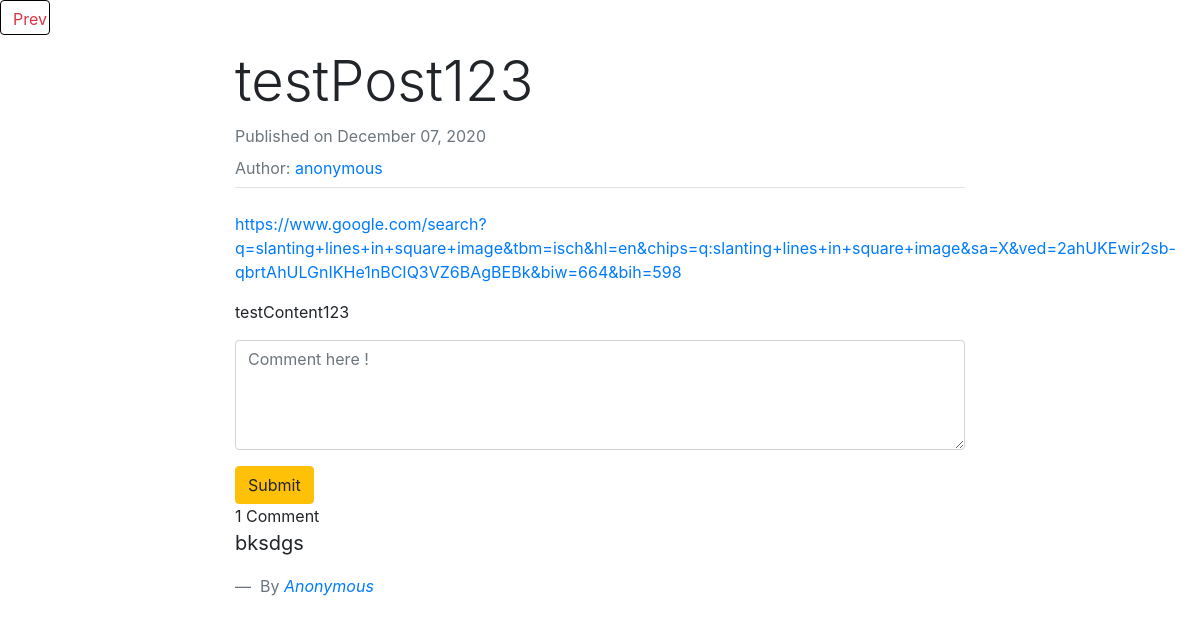
The app's page /post/3 (signed in), older data.
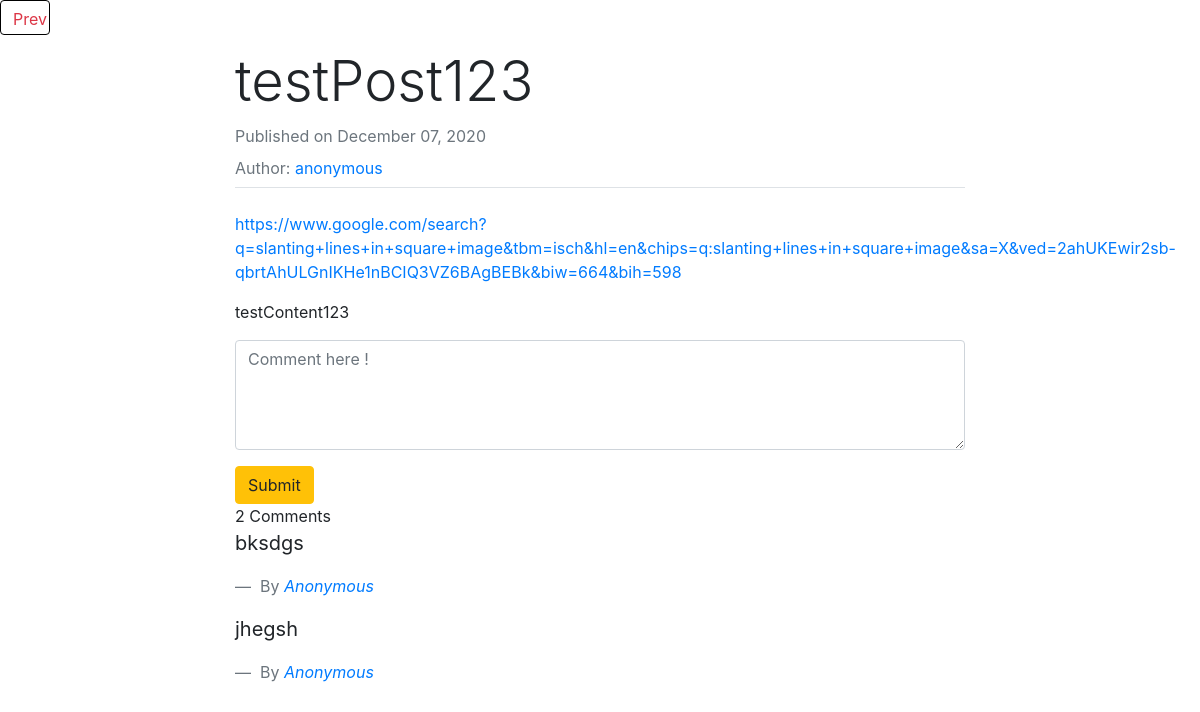
The same page, newer data.
### postandcomment/models.py (models this page shows)
class Comment(models.Model):
    post = models.ForeignKey(Post, on_delete = models.CASCADE, related_name ='comments')
    user = models.ForeignKey(User, on_delete = models.CASCADE)
    content = models.TextField()
    date = models.DateTimeField(default=timezone.now)
    upvotes = models.PositiveIntegerField(default=0)

### postandcomment/views.py (the view)
# urls.py: path('post/<int:post_id>', views.postView, name="post"),
def postView(request, post_id):
  currentPost = Post.objects.get(id=post_id)
  currentPostComments = Comment.objects.filter(post=currentPost).order_by("-post_id")
  currentUserProfile = Profile.objects.get(user=request.user)
  college = currentUserProfile.college.replace(" ", "")
  if request.method == 'POST':
    cf = CommentForm(request.POST or None)
    if cf.is_valid():
      content = request.POST.get('content')
      if currentPost.community.name == college:
        comment = Comment.objects.create(post = currentPost, user = User.objects.get(username='anonymous'), content = content)
      else:
        comment = Comment.objects.create(post = currentPost, user = request.user, content = content)
      comment.save()
      return redirect('postandcomment_app:post', post_id = post_id)
  else:
    cf = CommentForm()
  context ={
    'postDetails': currentPost,
    'comments': currentPostComments,
    'comment_form':cf,
    }
  return render(request, 'post.html', context)

### postandcomment/forms.py
class CommentForm(forms.ModelForm):
    content = forms.CharField(label ="", widget = forms.Textarea(
    attrs ={
        'class':'form-control',
        'placeholder':'Comment here !',
        'rows':4,
        'cols':50
    }))
    class Meta:
        model = Comment
        fields =['content']

### postandcomment/templates/post.html (shortened to what this page needs)
{% load crispy_forms_tags %}
<!doctype html>
<html lang="en">
  <head>
    <link rel="stylesheet" href="https://stackpath.bootstrapcdn.com/bootstrap/4.3.1/css/bootstrap.min.css">
  </head>
  <body>
    <a href="{% url 'postandcomment_app:com' %}"><button class="btn btn-outline-danger" style="float: left; height: 35px; width: 50px; background-color: white; border-color: black;">Prev</button></a>
    <br><br>
    <section style="display: flex; justify-content: center; align-items: center;">
      <div class="container">
          <div class="row">
            <div class="col-2"></div>
            <div class="col-8">
              <h2 class="display-4">{{ postDetails.title }}</h2>
              <h5 class="text-muted"><small>Published on {{ postDetails.date_posted|date:"F d, Y" }}</small> </h5>
              <h5><small class="text-muted">Author: <a href="{% url 'login_app:profilepage' postDetails.author.username %}">{{postDetails.author.username}}</a></small></h5>
              <legend class="border-bottom mb-4"></legend>
          {% if postDetails.link != "" %}
              <p class="article-content">
              <a href="{{ postDetails.link }}" target="_blank">{{ postDetails.link }}</a>
              </p>
          {% endif %}
          <p class="article-content">{{ postDetails.content }}</p>
          <form method="POST">
                {{comment_form.as_p}}
                <input type="submit" name="comment" class="btn btn-warning">
            </form>
          <div class="main-comment-section">
              {{comments.count}} Comment{{comments|pluralize}}
            </div>
            {% for comment in comments %}
              <blockquote class="blockquote">
                <p>{{ comment.content}}</p>
                <footer class="blockquote-footer">
                  By <cite><a href="{% url 'login_app:profilepage' comment.user %}">{{comment.user|capfirst}}</a>
                </footer>
              </blockquote>
            {% endfor %}
            </div>
            <div class="col-2"></div>
          </div>
      </div>
    </section>
  </body>
</html>

Row changes from the older to the newer data that the page shows:
added Comment: content "jhegsh", user "Anonymous"
Text that changed along with them:
{{ comments.count }}: "1" → "2"
